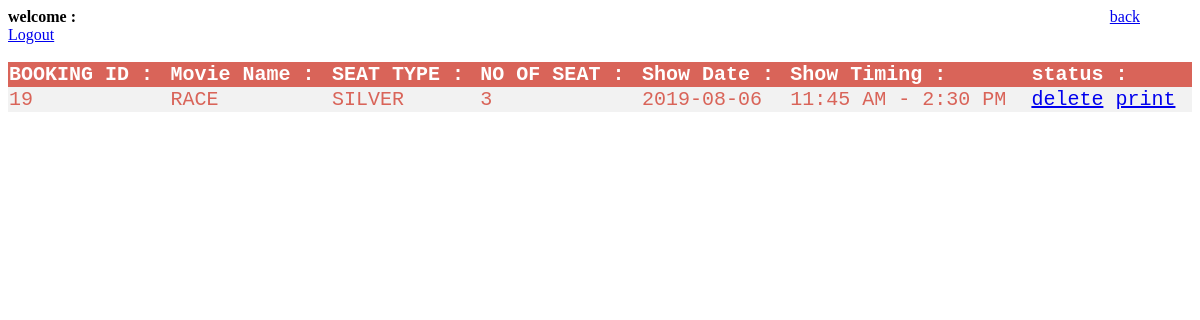
The page /history.php on the database its author committed.
### tables this page shows
CREATE TABLE `Booking` (
  `BookingId` int(8) NOT NULL,
  `ShowId` int(8) DEFAULT NULL,
  `UserId` varchar(20) DEFAULT NULL,
  `BookedDate` date DEFAULT NULL,
  `ShowDate` date DEFAULT NULL,
  `noofseats` int(4) NOT NULL,
  `slotno` int(5) NOT NULL,
  `seattypedesc` varchar(20) NOT NULL
);

CREATE TABLE `Movies` (
  `MovieId` int(8) NOT NULL,
  `MovieName` varchar(255) DEFAULT NULL
);

CREATE TABLE `SlotDetail` (
  `slotno` int(4) NOT NULL,
  `slotdesc` varchar(25) NOT NULL
);

### history.php (the view, shortened to what this page needs)
<html>
<head>
<link rel="stylesheet" type="text/css" href="showt.css">
</head>
<body>
<b>welcome :</b>
<?php $username=$_SESSION['aname'];
 ?></font>
<label style="position:absolute;right:5%;" ><a href='show.php'>back</a></label><br>
<a href='logout.php'>Logout</a><br><br>
<table>
  <tr>
      <th>BOOKING ID : </th>
      <th>Movie Name :</th>
	  <th>SEAT TYPE :</th>
	  <th>NO OF SEAT :</th>
	  <th>Show Date :</th>
	  <th>Show Timing :</th>
	  <th>status :</th>
   </tr>
<?php
$conn= new mysqli("localhost","id10362065_user","password","id10362065_mydatabase");
$myquery2="select * from Booking where userid='$username'";
$s1=$conn->query($myquery2);
while($myrow1=$s1->fetch_assoc())
{
    $myshowid=$myrow1["ShowId"];
  $myquery3="SELECT m.MovieName from Movies m JOIN Shows s on(m.MovieId=s.MovieId) where ShowId=$myshowid";
  $s2=$conn->query($myquery3);
  $myrow2=$s2->fetch_assoc();
  $myslotno=$myrow1['slotno'];
 $myquery4="SELECT SlotDesc from SlotDetail where slotno=$myslotno";
  $s3=$conn->query($myquery4);
  $myrow3=$s3->fetch_assoc();
  $bookingid=$myrow1["BookingId"];
	echo "<tr id='abc'><td>".$bookingid."</td><td>".$myrow2["MovieName"]."</td><td>".$myrow1["seattypedesc"]."</td><td>".$myrow1["noofseats"]."</td><td>".$myrow1["ShowDate"]."</td><td>".$myrow3["SlotDesc"]."</td><td>"."<a href='delete.php?del=$bookingid'>delete</a> <a href='print.php?myprint=$bookingid'>print</a>"."</td></tr>";
}
echo "</table>";
?>
</body>
</html>

### showt.css (style rules this page uses)
table { border-collapse:collapse; width:100%; color:#d96459; font-family:monospace; font-size:20px; text-align:left; }
th { background-color:#d96459; color:white; }
tr:nth-child(even) { background-color:#f2f2f2; }

### rows shown on the page
booking: BookingId "19", movies.MovieName "RACE", seattypedesc "SILVER", noofseats "3", ShowDate "2019-08-06", slotdetail.slotdesc "11:45 AM - 2:30 PM"
